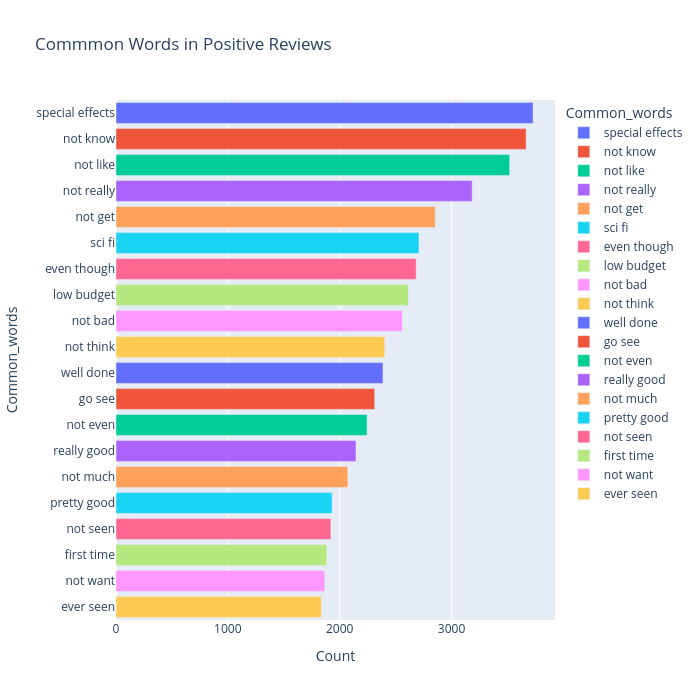

The notebook cell saved with this chart:
### Code cell
# Assuming your cleaned data is in the 'Reviews' column
#Bigrams - Two words
from sklearn.feature_extraction.text import CountVectorizer
most_common_uni = get_top_text_ngrams(df['Reviews'][df['Ratings']>=7], 20, 2)

most_common_uni = dict(most_common_uni)
temp = pd.DataFrame(columns=["Common_words", 'Count'])
temp["Common_words"] = list(most_common_uni.keys())
temp["Count"] = list(most_common_uni.values())

fig = px.bar(
    temp, 
    x="Count", 
    y="Common_words", 
    title='Commmon Words in Positive Reviews', 
    orientation='h', 
    width=700, 
    height=700, 
    color='Common_words'
)
fig.show()

### Figure 1 — Plotly figure (JSON) as saved in the notebook; plotly's stock layout.template omitted (floating-point values rounded to 4 significant figures)
{"data": [{"alignmentgroup": "True", "hovertemplate": "Common_words=%{y}<br>Count=%{x}<extra></extra>", "legendgroup": "special effects", "marker": {"color": "#636efa", "pattern": {"shape": ""}}, "name": "special effects", "offsetgroup": "special effects", "orientation": "h", "showlegend": true, "textposition": "auto", "type": "bar", "x": [3729], "xaxis": "x", "y": ["special effects"], "yaxis": "y"}, {"alignmentgroup": "True", "hovertemplate": "Common_words=%{y}<br>Count=%{x}<extra></extra>", "legendgroup": "not know", "marker": {"color": "#EF553B", "pattern": {"shape": ""}}, "name": "not know", "offsetgroup": "not know", "orientation": "h", "showlegend": true, "textposition": "auto", "type": "bar", "x": [3667], "xaxis": "x", "y": ["not know"], "yaxis": "y"}, {"alignmentgroup": "True", "hovertemplate": "Common_words=%{y}<br>Count=%{x}<extra></extra>", "legendgroup": "not like", "marker": {"color": "#00cc96", "pattern": {"shape": ""}}, "name": "not like", "offsetgroup": "not like", "orientation": "h", "showlegend": true, "textposition": "auto", "type": "bar", "x": [3520], "xaxis": "x", "y": ["not like"], "yaxis": "y"}, {"alignmentgroup": "True", "hovertemplate": "Common_words=%{y}<br>Count=%{x}<extra></extra>", "legendgroup": "not really", "marker": {"color": "#ab63fa", "pattern": {"shape": ""}}, "name": "not really", "offsetgroup": "not really", "orientation": "h", "showlegend": true, "textposition": "auto", "type": "bar", "x": [3185], "xaxis": "x", "y": ["not really"], "yaxis": "y"}, {"alignmentgroup": "True", "hovertemplate": "Common_words=%{y}<br>Count=%{x}<extra></extra>", "legendgroup": "not get", "marker": {"color": "#FFA15A", "pattern": {"shape": ""}}, "name": "not get", "offsetgroup": "not get", "orientation": "h", "showlegend": true, "textposition": "auto", "type": "bar", "x": [2856], "xaxis": "x", "y": ["not get"], "yaxis": "y"}, {"alignmentgroup": "True", "hovertemplate": "Common_words=%{y}<br>Count=%{x}<extra></extra>", "legendgroup": "sci fi", "marker": {"color": "#19d3f3", "pattern": {"shape": ""}}, "name": "sci fi", "offsetgroup": "sci fi", "orientation": "h", "showlegend": true, "textposition": "auto", "type": "bar", "x": [2709], "xaxis": "x", "y": ["sci fi"], "yaxis": "y"}, {"alignmentgroup": "True", "hovertemplate": "Common_words=%{y}<br>Count=%{x}<extra></extra>", "legendgroup": "even though", "marker": {"color": "#FF6692", "pattern": {"shape": ""}}, "name": "even though", "offsetgroup": "even though", "orientation": "h", "showlegend": true, "textposition": "auto", "type": "bar", "x": [2684], "xaxis": "x", "y": ["even though"], "yaxis": "y"}, {"alignmentgroup": "True", "hovertemplate": "Common_words=%{y}<br>Count=%{x}<extra></extra>", "legendgroup": "low budget", "marker": {"color": "#B6E880", "pattern": {"shape": ""}}, "name": "low budget", "offsetgroup": "low budget", "orientation": "h", "showlegend": true, "textposition": "auto", "type": "bar", "x": [2615], "xaxis": "x", "y": ["low budget"], "yaxis": "y"}, {"alignmentgroup": "True", "hovertemplate": "Common_words=%{y}<br>Count=%{x}<extra></extra>", "legendgroup": "not bad", "marker": {"color": "#FF97FF", "pattern": {"shape": ""}}, "name": "not bad", "offsetgroup": "not bad", "orientation": "h", "showlegend": true, "textposition": "auto", "type": "bar", "x": [2560], "xaxis": "x", "y": ["not bad"], "yaxis": "y"}, {"alignmentgroup": "True", "hovertemplate": "Common_words=%{y}<br>Count=%{x}<extra></extra>", "legendgroup": "not think", "marker": {"color": "#FECB52", "pattern": {"shape": ""}}, "name": "not think", "offsetgroup": "not think", "orientation": "h", "showlegend": true, "textposition": "auto", "type": "bar", "x": [2403], "xaxis": "x", "y": ["not think"], "yaxis": "y"}, {"alignmentgroup": "True", "hovertemplate": "Common_words=%{y}<br>Count=%{x}<extra></extra>", "legendgroup": "well done", "marker": {"color": "#636efa", "pattern": {"shape": ""}}, "name": "well done", "offsetgroup": "well done", "orientation": "h", "showlegend": true, "textposition": "auto", "type": "bar", "x": [2387], "xaxis": "x", "y": ["well done"], "yaxis": "y"}, {"alignmentgroup": "True", "hovertemplate": "Common_words=%{y}<br>Count=%{x}<extra></extra>", "legendgroup": "go see", "marker": {"color": "#EF553B", "pattern": {"shape": ""}}, "name": "go see", "offsetgroup": "go see", "orientation": "h", "showlegend": true, "textposition": "auto", "type": "bar", "x": [2313], "xaxis": "x", "y": ["go see"], "yaxis": "y"}, {"alignmentgroup": "True", "hovertemplate": "Common_words=%{y}<br>Count=%{x}<extra></extra>", "legendgroup": "not even", "marker": {"color": "#00cc96", "pattern": {"shape": ""}}, "name": "not even", "offsetgroup": "not even", "orientation": "h", "showlegend": true, "textposition": "auto", "type": "bar", "x": [2245], "xaxis": "x", "y": ["not even"], "yaxis": "y"}, {"alignmentgroup": "True", "hovertemplate": "Common_words=%{y}<br>Count=%{x}<extra></extra>", "legendgroup": "really good", "marker": {"color": "#ab63fa", "pattern": {"shape": ""}}, "name": "really good", "offsetgroup": "really good", "orientation": "h", "showlegend": true, "textposition": "auto", "type": "bar", "x": [2146], "xaxis": "x", "y": ["really good"], "yaxis": "y"}, {"alignmentgroup": "True", "hovertemplate": "Common_words=%{y}<br>Count=%{x}<extra></extra>", "legendgroup": "not much", "marker": {"color": "#FFA15A", "pattern": {"shape": ""}}, "name": "not much", "offsetgroup": "not much", "orientation": "h", "showlegend": true, "textposition": "auto", "type": "bar", "x": [2073], "xaxis": "x", "y": ["not much"], "yaxis": "y"}, {"alignmentgroup": "True", "hovertemplate": "Common_words=%{y}<br>Count=%{x}<extra></extra>", "legendgroup": "pretty good", "marker": {"color": "#19d3f3", "pattern": {"shape": ""}}, "name": "pretty good", "offsetgroup": "pretty good", "orientation": "h", "showlegend": true, "textposition": "auto", "type": "bar", "x": [1932], "xaxis": "x", "y": ["pretty good"], "yaxis": "y"}, {"alignmentgroup": "True", "hovertemplate": "Common_words=%{y}<br>Count=%{x}<extra></extra>", "legendgroup": "not seen", "marker": {"color": "#FF6692", "pattern": {"shape": ""}}, "name": "not seen", "offsetgroup": "not seen", "orientation": "h", "showlegend": true, "textposition": "auto", "type": "bar", "x": [1921], "xaxis": "x", "y": ["not seen"], "yaxis": "y"}, {"alignmentgroup": "True", "hovertemplate": "Common_words=%{y}<br>Count=%{x}<extra></extra>", "legendgroup": "first time", "marker": {"color": "#B6E880", "pattern": {"shape": ""}}, "name": "first time", "offsetgroup": "first time", "orientation": "h", "showlegend": true, "textposition": "auto", "type": "bar", "x": [1885], "xaxis": "x", "y": ["first time"], "yaxis": "y"}, {"alignmentgroup": "True", "hovertemplate": "Common_words=%{y}<br>Count=%{x}<extra></extra>", "legendgroup": "not want", "marker": {"color": "#FF97FF", "pattern": {"shape": ""}}, "name": "not want", "offsetgroup": "not want", "orientation": "h", "showlegend": true, "textposition": "auto", "type": "bar", "x": [1866], "xaxis": "x", "y": ["not want"], "yaxis": "y"}, {"alignmentgroup": "True", "hovertemplate": "Common_words=%{y}<br>Count=%{x}<extra></extra>", "legendgroup": "ever seen", "marker": {"color": "#FECB52", "pattern": {"shape": ""}}, "name": "ever seen", "offsetgroup": "ever seen", "orientation": "h", "showlegend": true, "textposition": "auto", "type": "bar", "x": [1836], "xaxis": "x", "y": ["ever seen"], "yaxis": "y"}], "layout": {"barmode": "relative", "height": 700, "legend": {"title": {"text": "Common_words"}, "tracegroupgap": 0}, "title": {"text": "Commmon Words in Positive Reviews"}, "width": 700, "xaxis": {"anchor": "y", "domain": [0, 1], "title": {"text": "Count"}}, "yaxis": {"anchor": "x", "categoryarray": ["ever seen", "not want", "first time", "not seen", "pretty good", "not much", "really good", "not even", "go see", "well done", "not think", "not bad", "low budget", "even though", "sci fi", "not get", "not really", "not like", "not know", "special effects"], "categoryorder": "array", "domain": [0, 1], "title": {"text": "Common_words"}}}}
